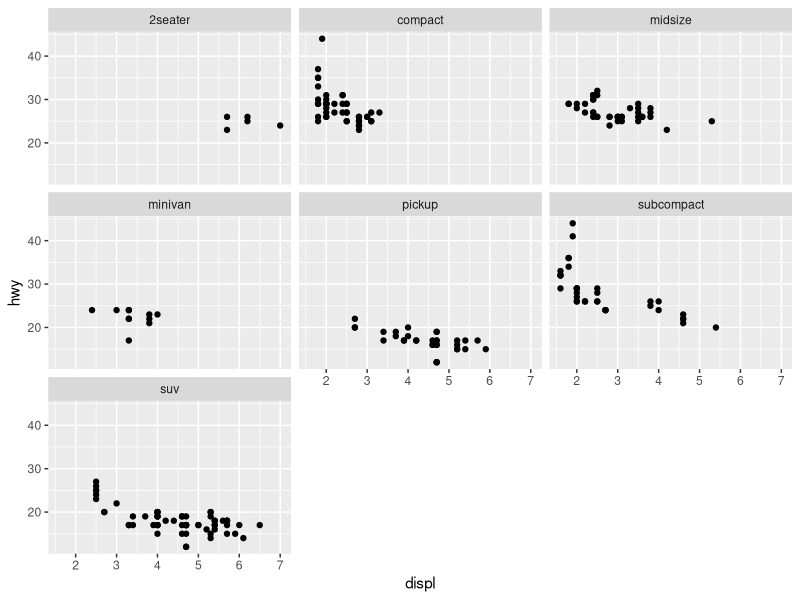
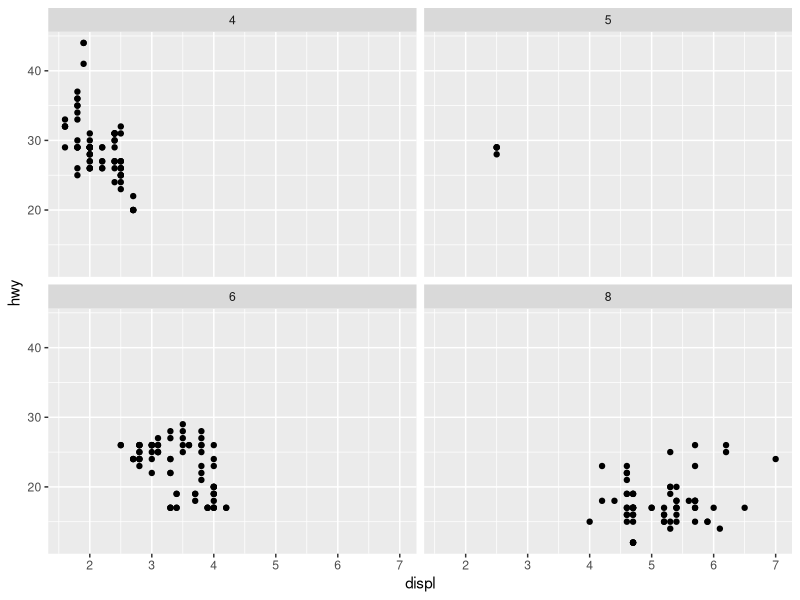
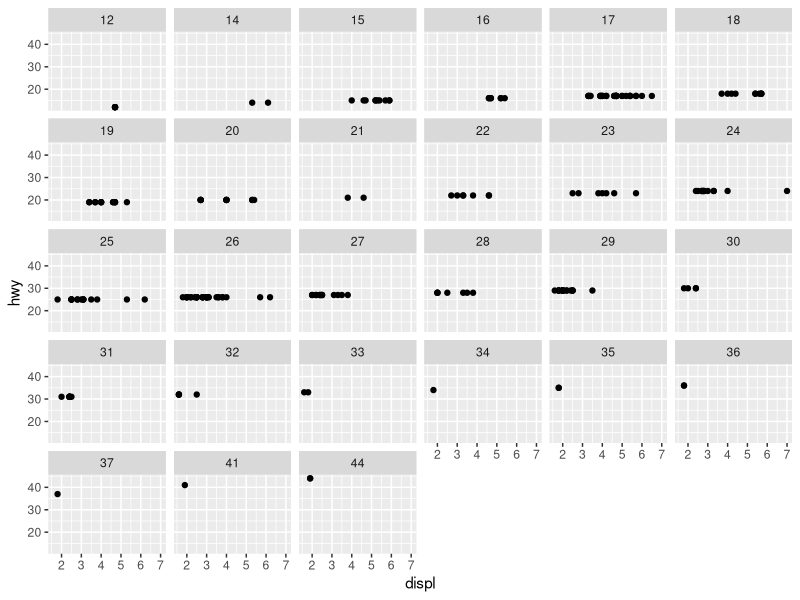
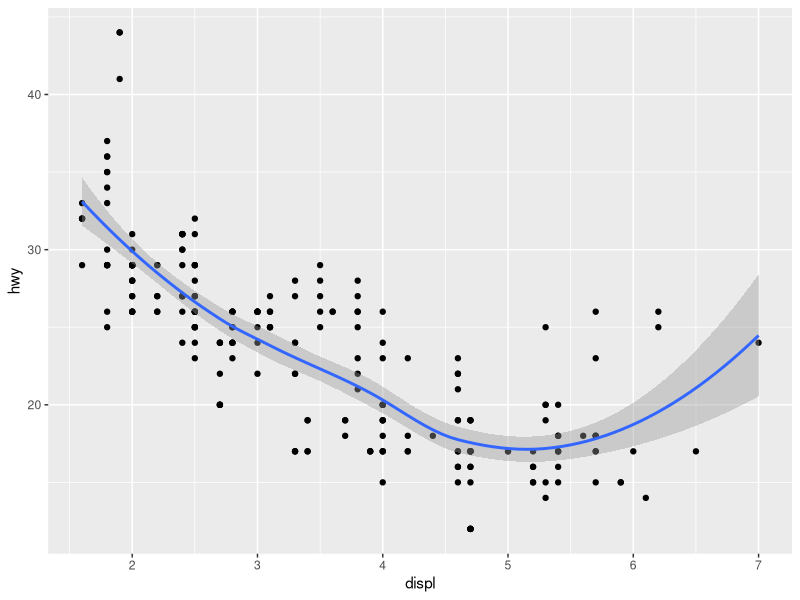
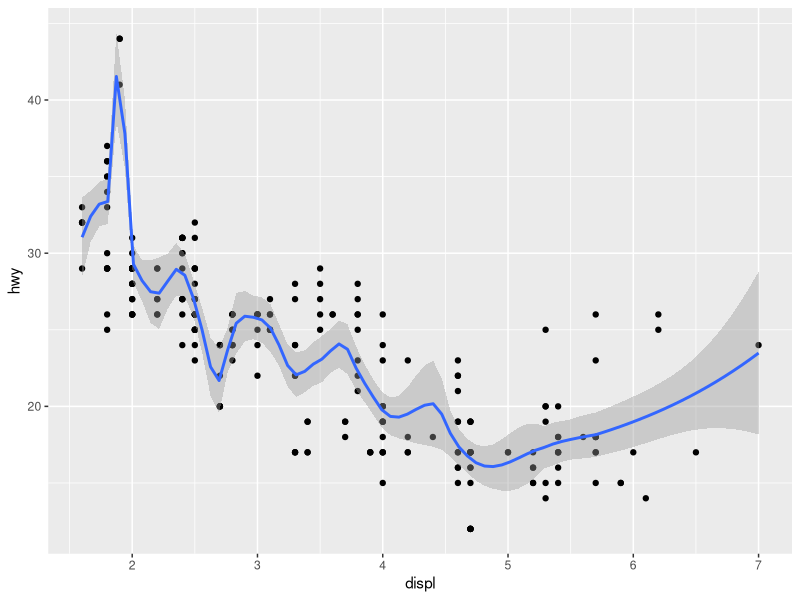
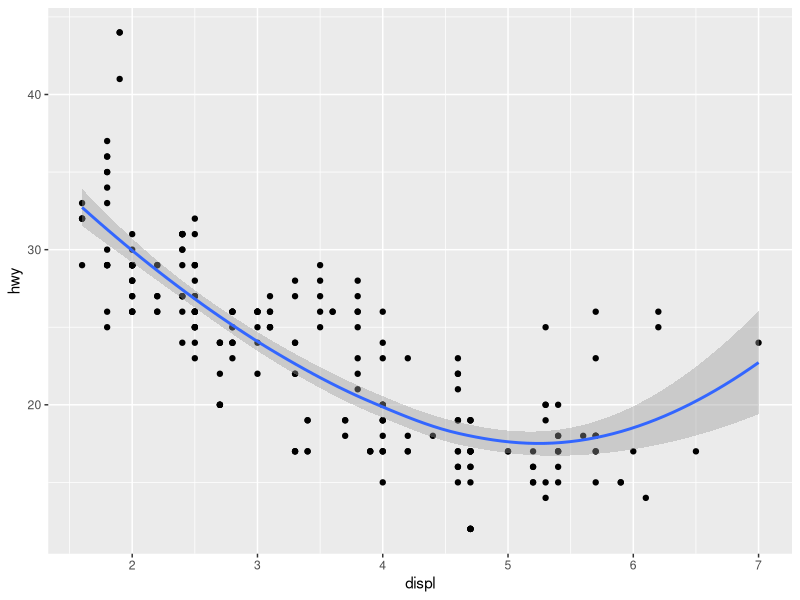
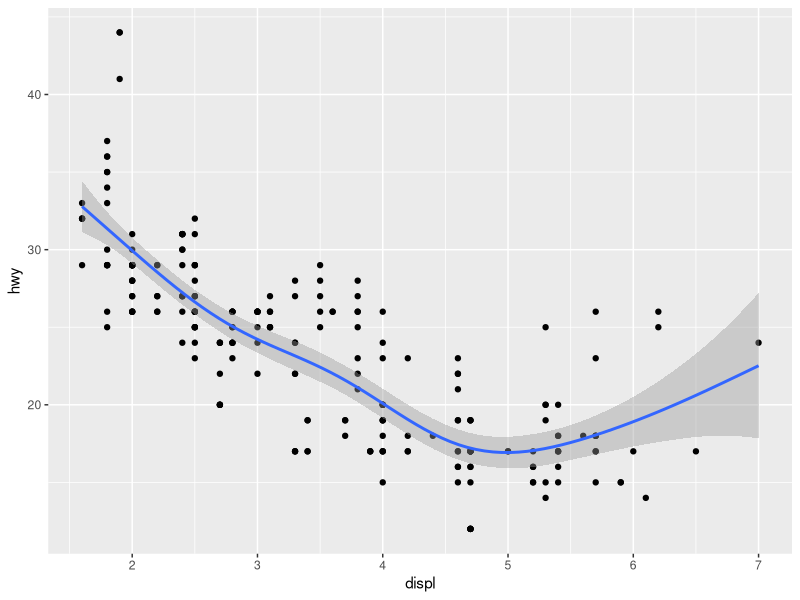
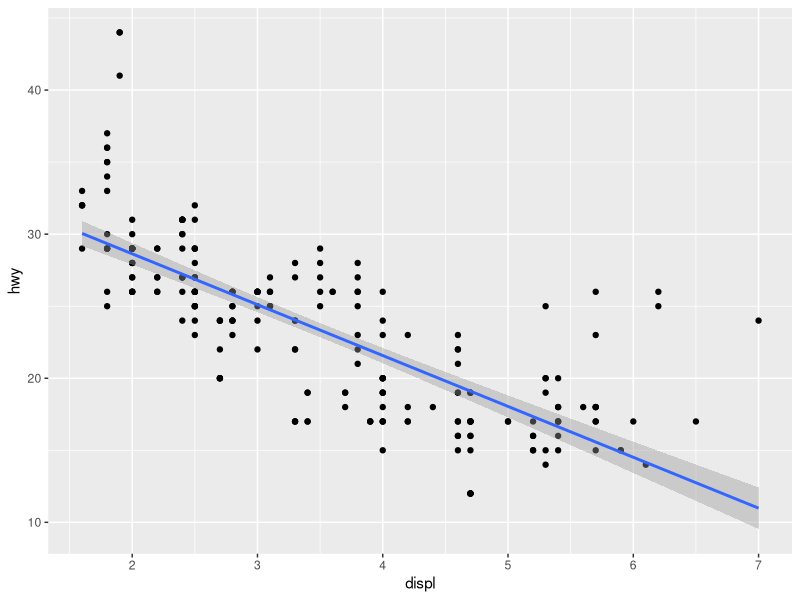

These figures' R source, in order:
library(ggplot2)
head(mpg)
str(mpg)

ggplot(mpg) +
  geom_point(aes(x= displ, y= hwy)) +
  facet_wrap(~class)



ggplot(mpg) +
  geom_point(aes(x= displ, y= hwy)) +
  facet_wrap(~cyl)



ggplot(mpg) +
  geom_point(aes(x= displ, y= hwy)) +
  facet_wrap(~hwy)

ggplot(mpg,aes(x= displ, y= hwy)) +
  geom_point() + geom_smooth()

#wigliness of the line is controlled by the span parameter

ggplot(mpg,aes(x= displ, y= hwy)) +
  geom_point() + geom_smooth(span = 0.2)

ggplot(mpg,aes(x= displ, y= hwy)) +
  geom_point() + geom_smooth(span = 1)

library("mgcv")
#if data set is huge then Loess does not work well ie span parameter fails so we use mgcv

ggplot(mpg,aes(x= displ, y= hwy)) +
  geom_point() + geom_smooth(method = "gam", formula = y~s(x))

#gives best linear fit
ggplot(mpg,aes(x= displ, y= hwy)) +
  geom_point() + geom_smooth(method = "lm")

ggplot(mpg,aes(x= drv, y= hwy)) +
  geom_jitter()

ggplot(mpg,aes(x= drv, y= hwy)) +
  geom_boxplot()

ggplot(mpg,aes(x= drv, y= hwy)) +
  geom_violin()

ggplot(mpg,aes(x = hwy)) +
  geom_freqpoly(color = "red", fill = "red")

ggplot(mpg,aes(x = hwy)) +
  geom_histogram()

head(diamonds)
ggplot(diamonds,aes(x = price)) +
  geom_freqpoly(aes(color = cut, binwidth = 50))

